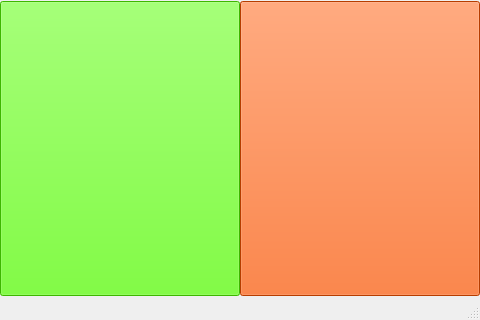
<?xml version="1.0" encoding="UTF-8"?>
<ui version="4.0">
 <class>MainWindow</class>
 <widget class="QMainWindow" name="MainWindow">
  <property name="geometry">
   <rect>
    <x>0</x>
    <y>0</y>
    <width>480</width>
    <height>320</height>
   </rect>
  </property>
  <property name="windowTitle">
   <string>MainWindow</string>
  </property>
  <widget class="QWidget" name="centralwidget">
   <layout class="QVBoxLayout" name="verticalLayout">
    <property name="spacing">
     <number>0</number>
    </property>
    <property name="leftMargin">
     <number>0</number>
    </property>
    <property name="topMargin">
     <number>0</number>
    </property>
    <property name="rightMargin">
     <number>0</number>
    </property>
    <property name="bottomMargin">
     <number>0</number>
    </property>
    <item>
     <widget class="QStackedWidget" name="stackedWidget">
      <property name="minimumSize">
       <size>
        <width>0</width>
        <height>0</height>
       </size>
      </property>
      <widget class="QWidget" name="main_page">
       <layout class="QHBoxLayout" name="horizontalLayout_2">
        <property name="spacing">
         <number>0</number>
        </property>
        <property name="leftMargin">
         <number>0</number>
        </property>
        <property name="topMargin">
         <number>0</number>
        </property>
        <property name="rightMargin">
         <number>0</number>
        </property>
        <property name="bottomMargin">
         <number>0</number>
        </property>
        <item>
         <widget class="QPushButton" name="pushButton_5">
          <property name="minimumSize">
           <size>
            <width>0</width>
            <height>295</height>
           </size>
          </property>
          <property name="styleSheet">
           <string notr="true">background-color: rgb(85, 255, 0);</string>
          </property>
          <property name="text">
           <string/>
          </property>
         </widget>
        </item>
        <item>
         <widget class="QPushButton" name="pushButton_4">
          <property name="minimumSize">
           <size>
            <width>0</width>
            <height>295</height>
           </size>
          </property>
          <property name="styleSheet">
           <string notr="true">background-color: rgb(255, 85, 0);</string>
          </property>
          <property name="text">
           <string/>
          </property>
         </widget>
        </item>
       </layout>
      </widget>
      <widget class="QWidget" name="setting_page">
       <layout class="QGridLayout" name="gridLayout">
        <item row="0" column="0">
         <widget class="QLabel" name="label">
          <property name="text">
           <string>Trạng thái</string>
          </property>
         </widget>
        </item>
        <item row="1" column="0">
         <widget class="QLabel" name="label_2">
          <property name="text">
           <string>Ngón cái</string>
          </property>
         </widget>
        </item>
        <item row="1" column="1">
         <widget class="QLabel" name="label_9">
          <property name="text">
           <string>1000</string>
          </property>
         </widget>
        </item>
        <item row="2" column="0">
         <widget class="QLabel" name="label_3">
          <property name="text">
           <string>Ngón trỏ</string>
          </property>
         </widget>
        </item>
        <item row="2" column="1">
         <widget class="QLabel" name="label_10">
          <property name="text">
           <string>1000</string>
          </property>
         </widget>
        </item>
        <item row="3" column="0">
         <widget class="QLabel" name="label_4">
          <property name="text">
           <string>Ngón đeo nhẫn</string>
          </property>
         </widget>
        </item>
        <item row="3" column="1">
         <widget class="QLabel" name="label_15">
          <property name="text">
           <string>1000</string>
          </property>
         </widget>
        </item>
        <item row="4" column="0">
         <widget class="QLabel" name="label_5">
          <property name="text">
           <string>Ngón áp út</string>
          </property>
         </widget>
        </item>
        <item row="4" column="1">
         <widget class="QLabel" name="label_11">
          <property name="text">
           <string>1000</string>
          </property>
         </widget>
        </item>
        <item row="5" column="0">
         <widget class="QLabel" name="label_6">
          <property name="text">
           <string>Ngón út</string>
          </property>
         </widget>
        </item>
        <item row="5" column="1">
         <widget class="QLabel" name="label_12">
          <property name="text">
           <string>1000</string>
          </property>
         </widget>
        </item>
        <item row="6" column="0">
         <widget class="QLabel" name="label_7">
          <property name="text">
           <string>X</string>
          </property>
         </widget>
        </item>
        <item row="6" column="1">
         <widget class="QLabel" name="label_13">
          <property name="text">
           <string>1000</string>
          </property>
         </widget>
        </item>
        <item row="7" column="0">
         <widget class="QLabel" name="label_8">
          <property name="text">
           <string>Y</string>
          </property>
         </widget>
        </item>
        <item row="7" column="1">
         <widget class="QLabel" name="label_14">
          <property name="text">
           <string>1000</string>
          </property>
         </widget>
        </item>
       </layout>
      </widget>
      <widget class="QWidget" name="training_page">
       <layout class="QHBoxLayout" name="horizontalLayout">
        <item>
         <widget class="QFrame" name="frame_3">
          <property name="frameShape">
           <enum>QFrame::Box</enum>
          </property>
          <property name="frameShadow">
           <enum>QFrame::Raised</enum>
          </property>
          <layout class="QGridLayout" name="gridLayout_3">
           <property name="bottomMargin">
            <number>100</number>
           </property>
           <item row="0" column="0">
            <widget class="QLabel" name="label_16">
             <property name="maximumSize">
              <size>
               <width>16777215</width>
               <height>50</height>
              </size>
             </property>
             <property name="text">
              <string>Chọn cổng kết nối</string>
             </property>
            </widget>
           </item>
           <item row="1" column="0" colspan="2">
            <widget class="QComboBox" name="comSelect"/>
           </item>
           <item row="2" column="0" colspan="2">
            <widget class="QComboBox" name="baudSellect"/>
           </item>
           <item row="3" column="0" colspan="2">
            <widget class="QPushButton" name="pushButton">
             <property name="text">
              <string>Kết nối</string>
             </property>
            </widget>
           </item>
          </layout>
         </widget>
        </item>
        <item>
         <widget class="QFrame" name="frame_4">
          <property name="frameShape">
           <enum>QFrame::Box</enum>
          </property>
          <property name="frameShadow">
           <enum>QFrame::Raised</enum>
          </property>
          <layout class="QGridLayout" name="gridLayout_2">
           <property name="topMargin">
            <number>30</number>
           </property>
           <property name="bottomMargin">
            <number>100</number>
           </property>
           <item row="5" column="0">
            <widget class="QLabel" name="label_17">
             <property name="text">
              <string>Kí tự phát hiện</string>
             </property>
            </widget>
           </item>
           <item row="3" column="0">
            <widget class="QPushButton" name="pushButton_2">
             <property name="text">
              <string>Lưu</string>
             </property>
            </widget>
           </item>
           <item row="4" column="0">
            <widget class="QLabel" name="label_21">
             <property name="text">
              <string>Số mấu :</string>
             </property>
            </widget>
           </item>
           <item row="2" column="0">
            <widget class="QLabel" name="label_20">
             <property name="text">
              <string>Chọn kí tự</string>
             </property>
            </widget>
           </item>
           <item row="2" column="2">
            <widget class="QLineEdit" name="lineEdit"/>
           </item>
           <item row="4" column="2">
            <widget class="QLabel" name="label_22">
             <property name="text">
              <string>0/20</string>
             </property>
            </widget>
           </item>
           <item row="3" column="2">
            <widget class="QPushButton" name="pushButton_3">
             <property name="text">
              <string>Huấn luyện</string>
             </property>
            </widget>
           </item>
           <item row="1" column="0" colspan="3">
            <widget class="QLabel" name="label_19">
             <property name="text">
              <string>Huấn luyện mô hình</string>
             </property>
            </widget>
           </item>
           <item row="5" column="2">
            <widget class="QLabel" name="label_18">
             <property name="text">
              <string>NaN</string>
             </property>
            </widget>
           </item>
          </layout>
         </widget>
        </item>
       </layout>
      </widget>
     </widget>
    </item>
   </layout>
  </widget>
  <widget class="QStatusBar" name="statusbar"/>
 </widget>
 <resources/>
 <connections/>
</ui>
